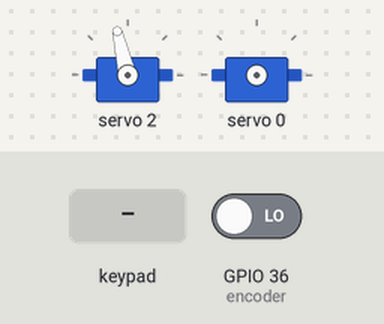
Bench run of a sketch on a simulated ESP32. Parts: 2 × servo. The inputs (shaded band) are chosen by the test bench; at power-on: GPIO 36 (encoder) LOW. What the sketch prints to the serial monitor is not drawn.

Above: at 2.2 s.
2.3 s: key 'U' pressed
At 3.0 s:
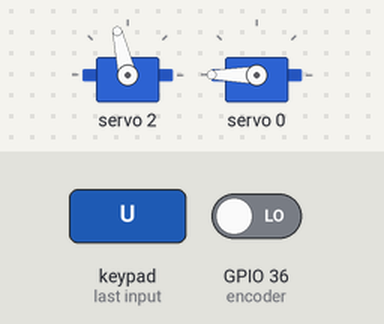
3.9 s: key 'S' pressed
At 4.11 s:
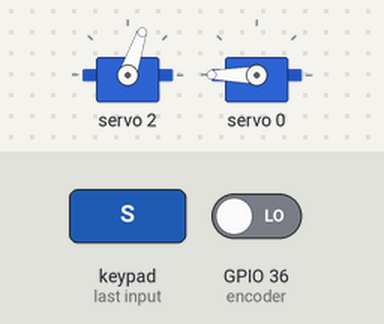
Timing chart, 0 to 6.9 s (numbered marks = the images above; inputs shaded):
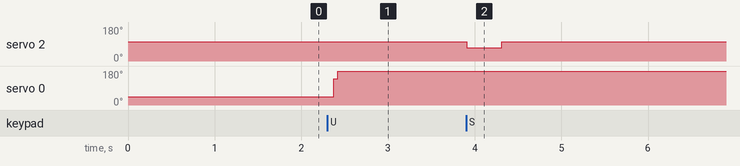

Measured:
- after the input at 2.3 s, servo 0: 43° → 180° after 0.07 s
- after the input at 3.9 s, servo 2: 103° → 71° at once, → 103° 0.41 s later

The sketch:

Second-attempt.ino
```cpp
#include <Wire.h>
#include <Adafruit_PWMServoDriver.h>
#include <PS2X_lib.h>

#define SERVO_1_CHANNEL 2
#define SERVO_2_CHANNEL 3
#define SERVO_3_CHANNEL 4
#define SERVO_4_CHANNEL 5
#define SERVO_5_CHANNEL 6
#define SERVO_6_CHANNEL 7

#define MAX_PWM 4059
#define pressures false
#define rumble false

#define PS2_DAT 12
#define PS2_CMD 13
#define PS2_SEL 15
#define PS2_CLK 14

#define CCW 2400
#define CW 600

int motor2[2];
int motor1[2];
int motor3[2];
int motor4[2];
PS2X ps2x;
Adafruit_PWMServoDriver pwm;

float sliderSpeed = 0;
float sliderMaxSpeed = 1.0;
float sliderRampUp = 0.05;
float sliderRampDown = 0.02;
unsigned long lastSliderUpdate = 0;
float speedScale = 1.0;
float maxSpeedScale = 2.0;
float rampUpStep = 0.05;
float rampDownStep = 0.03;
float rampDownFastStep = 0.1;
unsigned long rampInterval = 50;
float sinr = 0.86602540378;
float cosr = 0.5;
unsigned long lastSpeedUpdate = 0;
float m1 = 0.0, m2 = 0.0, m3 = 0.0;
int lx = 0, ly = 0, rx = 0, slider = 0;
unsigned long sliderHoldStart = 0;
bool sliderHoldActive = false;
int rawLX = 0, rawLY = 0, rawRX = 0; // <-- Di chuyển khai báo này ra ngoài


void setup() {
  // put your setup code here, to run once:
  Serial.begin(115200);

  // Initialize components
  setupPS2x();
  setupPWMServoDriver();
  //setupWiFi();
  setServoAngle(SERVO_1_CHANNEL,100);
}

void loop() {
  // put your main code here, to run repeatedly:
  ps2x.read_gamepad();
  readGamePad();
  controlMotor();
  controlServo();
}

int flattenAnalog(int value, int threshold = 10) {
  if (abs(value) < threshold) return 0;
  return value;
}

int limitInput(int value, float scale) {
  int maxInput = 128 * scale;
  if (value > maxInput) return maxInput;
  if (value < -maxInput) return -maxInput;
  return value;
}
void updateSpeedScale(bool joystickActive) {
  unsigned long now = millis();
  if (now - lastSpeedUpdate >= rampInterval) {
    if (joystickActive) {
      speedScale += rampUpStep;
      if (speedScale > maxSpeedScale) speedScale = maxSpeedScale;
    } else {
      speedScale -= rampDownStep;
      if (speedScale < 0) speedScale = 0;
    }
    lastSpeedUpdate = now;
  }
}
void updateSliderSpeed(bool isSliderActive) {
  unsigned long now = millis();
  if (now - lastSliderUpdate >= rampInterval) {
    if (isSliderActive) {
      sliderSpeed += sliderRampUp;
      if (sliderSpeed > sliderMaxSpeed) sliderSpeed = sliderMaxSpeed;
    } else {
      sliderSpeed -= sliderRampDown;
      if (sliderSpeed < 0) sliderSpeed = 0;
    }
    lastSliderUpdate = now;
  }
}

void readGamePad() {
  bool joystickActive = false;
  if (!ps2x.Button(PSB_PAD_UP) && !ps2x.Button(PSB_PAD_DOWN)){
    slider = 0;
    rawLX = ps2x.Analog(PSS_LX) - 128;
    rawLY = 128 - ps2x.Analog(PSS_LY);
    rawRX = ps2x.Analog(PSS_RX) - 128;

    if (abs(rawLX) > 10 || abs(rawLY) > 10 || abs(rawRX) > 10) {
      joystickActive = true;
    }

    updateSpeedScale(joystickActive);  // 🚨 Gọi với trạng thái joystick

    rawLX = limitInput(rawLX, speedScale);
    rawLY = limitInput(rawLY, speedScale);
    rawRX = limitInput(rawRX, speedScale);

    lx = flattenAnalog(rawLX) * speedScale;
    ly = flattenAnalog(rawLY) * speedScale;
    rx = flattenAnalog(rawRX) * speedScale;
    }
    if ((lx * rawLX < 0) || (ly * rawLY < 0)) {
      speedScale -= 0.2 * ((millis() - lastSpeedUpdate) / 50.0);
;
      if (speedScale < 0) speedScale = 0;
  }

  // Các phần còn lại giữ nguyên:
  else //(ps2x.Button(PSB_PAD_UP) || ps2x.Button(PSB_PAD_DOWN)){
  {
    lx=0;ly=0,rx=0;
    //if (ps2x.ButtonPressed(PSB_PAD_UP) || ps2x.ButtonPressed(PSB_PAD_DOWN)) speedScale = 0;
    if (ps2x.Button(PSB_PAD_UP) && ps2x.Button(PSB_PAD_DOWN)) slider =2;
    else{
      bool isSliderActive = false;
      if (ps2x.Button(PSB_PAD_UP)) {
        slider = 1;
        isSliderActive = true;
      }
      if (ps2x.Button(PSB_PAD_DOWN)) {
        slider = -1;
        isSliderActive = true;
      }
      updateSliderSpeed(isSliderActive);
    }
  }

  Serial.print("SpeedScale: "); Serial.println(speedScale);
  Serial.print("LX: "); Serial.println(lx);
  Serial.print("LY: "); Serial.println(ly);
  Serial.print("RX: "); Serial.println(rx);
}

void controlMotor() {
  m1 = lx + rx;
  m2 = -cosr * lx + sinr * ly + rx;
  m3 = -cosr * lx - sinr * ly + rx;

  // Chuẩn hóa m1~m3 về ±255
  float maxVal = max(max(abs(m1), abs(m2)), abs(m3));
  if (maxVal > 255) {
    m1 *= 255.0 / maxVal;
    m2 *= 255.0 / maxVal;
    m3 *= 255.0 / maxVal;
  }
  Serial.print("m1: "); Serial.println(m1);
  Serial.print("m2: "); Serial.println(m2);
  Serial.print("m3: "); Serial.println(m3);
  // Motor 1
  int sliderPWM = map(sliderSpeed * 100, 0, 100, 0, MAX_PWM);
  if (slider == 2) {
  if (!sliderHoldActive) {
    sliderHoldStart = millis();
    sliderHoldActive = true;
    pwm.setPin(motor4[1], MAX_PWM);
    pwm.setPin(motor4[0], 0);
  } else if (millis() - sliderHoldStart > 5000) {
    pwm.setPin(motor4[0], 0);
    pwm.setPin(motor4[1], 0);
    sliderHoldActive = false;
    slider = 0;
  }
  }
  else if (slider == 1 && !digitalRead(36)) {
    pwm.setPin(motor4[0], sliderPWM);
    pwm.setPin(motor4[1], 0);
  }
  else if (slider == -1) {
    pwm.setPin(motor4[1], sliderPWM);
    pwm.setPin(motor4[0], 0);
  }
  else {
    pwm.setPin(motor4[0], 0);
    pwm.setPin(motor4[1], 0);
  }

  if (slider != 2 && sliderHoldActive) {
    sliderHoldActive = false;
  }

  if (m1 > 0) {
    pwm.setPin(motor1[1], map(abs(m1), 0, 255, 0, MAX_PWM));
    pwm.setPin(motor1[0], 0);
  } else {
    pwm.setPin(motor1[0], map(abs(m1), 0, 255, 0, MAX_PWM));
    pwm.setPin(motor1[1], 0);
  }

  // Motor 2
  if (m2 > 0) {
    pwm.setPin(motor2[1], map(abs(m2), 0, 255, 0, MAX_PWM));
    pwm.setPin(motor2[0], 0);
  } else {
    pwm.setPin(motor2[0], map(abs(m2), 0, 255, 0, MAX_PWM));
    pwm.setPin(motor2[1], 0);
  }

  // Motor 3
  if (m3 > 0) {
    pwm.setPin(motor3[1], map(abs(m3), 0, 255, 0, MAX_PWM));
    pwm.setPin(motor3[0], 0);
  } else {
    pwm.setPin(motor3[0], map(abs(m3), 0, 255, 0, MAX_PWM));
    pwm.setPin(motor3[1], 0);
  }
}
void setServoAngle(uint8_t channel, float angle) {
  // Giới hạn góc trong khoảng 0 - 180
  if (angle < 0) angle = 0;
  if (angle > 180) angle = 180;

  // Chuyển đổi góc thành độ rộng xung (ms)
  float pulseMs = 0.5 + (angle / 180.0) * 2.0;  // từ 0.5ms đến 2.5ms

  // Chuyển sang giá trị PWM tương ứng
  int pwmVal = (int)(pulseMs * 1000.0 / (1000000.0 / 50.0 / 4096.0));  // hoặc pulseMs * 4096 / 20

  pwm.setPWM(channel, 0, pwmVal);
}
void controlServo(){
  if (ps2x.Button(PSB_PINK)){
    setServoAngle(SERVO_1_CHANNEL,70);
  }
  else setServoAngle(SERVO_1_CHANNEL,100);
}

void setupPWMServoDriver() {
  pwm.begin();
  pwm.setOscillatorFrequency(27000000);
  pwm.setPWMFreq(50);
  Wire.setClock(400000);
  pinMode(36,INPUT_PULLDOWN);// encoder
}

// Kết nối tay cầm PS2
void setupPS2x() {
  Serial.print("Ket noi voi tay cam PS2:");
  int error = -1;

  for (int i = 0; i < 10; i++) {
    delay(100);
    error = ps2x.config_gamepad(PS2_CLK, PS2_CMD, PS2_SEL, PS2_DAT, pressures, rumble);
    Serial.print(".");
  }

  Serial.println(error);
  switch (error) {
    case 0: Serial.println(" Ket noi tay cam PS2 thanh cong"); break;
    case 1: Serial.println(" LOI: Khong tim thay tay cam"); break;
    case 2: Serial.println(" LOI: Khong gui duoc lenh"); break;
    case 3: Serial.println(" LOI: Khong vao duoc Pressure mode"); break;
  }
}
```
